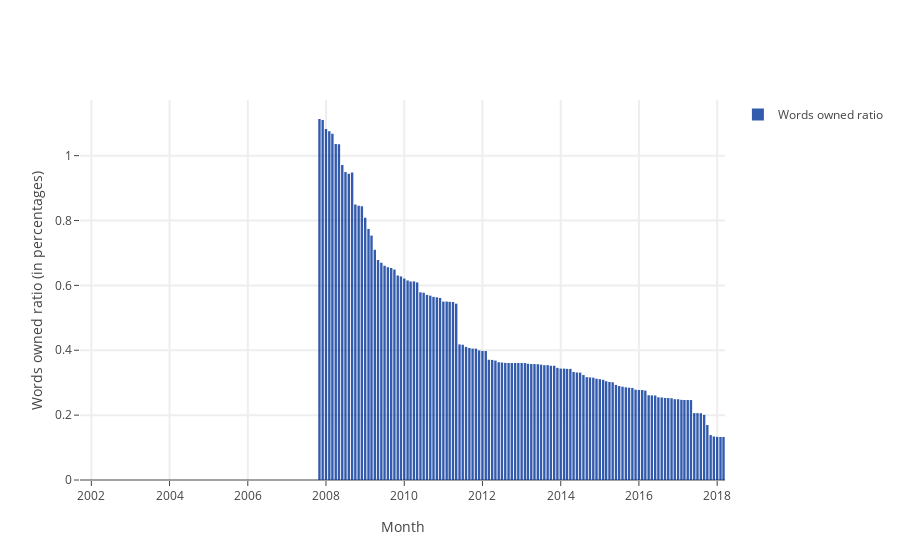

Write notebook code for a chart like this one.
### Code cell
if (no_user_adds != 1):    
    
    if isinstance(monthlyWordsOwnedRatio, int):
        print("The requested article was recently changed and is still processed by WikiWho.")
        print("Try again later or go back to NB2 to choose another article.")
    
    else:
        trace1 = go.Bar(
            x=list(monthlyWordsOwnedRatio['ym']),y=list(monthlyWordsOwnedRatio.words_owned_ratio),
            name='Words owned ratio',
            marker = dict(color = 'rgba(0, 51, 153, .8)'))

        layout= go.Layout(hovermode= 'closest',
            xaxis= dict(title= 'Month',ticklen= 5,zeroline= True,gridwidth= 2),
            yaxis=dict(title= 'Words owned ratio (in percentages)',ticklen= 5,gridwidth= 2),
            showlegend= True,barmode='group')

        data = [trace1]

        plotly.offline.init_notebook_mode(connected=True)
        plotly.offline.iplot({"data": data,"layout": layout})

### Figure 1 — Plotly figure (JSON) as saved in the notebook; plotly's stock layout.template omitted (floating-point values rounded to 4 significant figures; data arrays with more than 128 entries replaced by an {"elided": "..."} marker saying what was removed)
{"data": [{"marker": {"color": "rgba(0, 51, 153, .8)"}, "name": "Words owned ratio", "type": "bar", "x": {"elided": "198 str values"}, "y": {"elided": "198 float values"}}], "layout": {"barmode": "group", "hovermode": "closest", "showlegend": true, "xaxis": {"gridwidth": 2, "ticklen": 5, "title": "Month", "zeroline": true}, "yaxis": {"gridwidth": 2, "ticklen": 5, "title": "Words owned ratio (in percentages)"}}}
